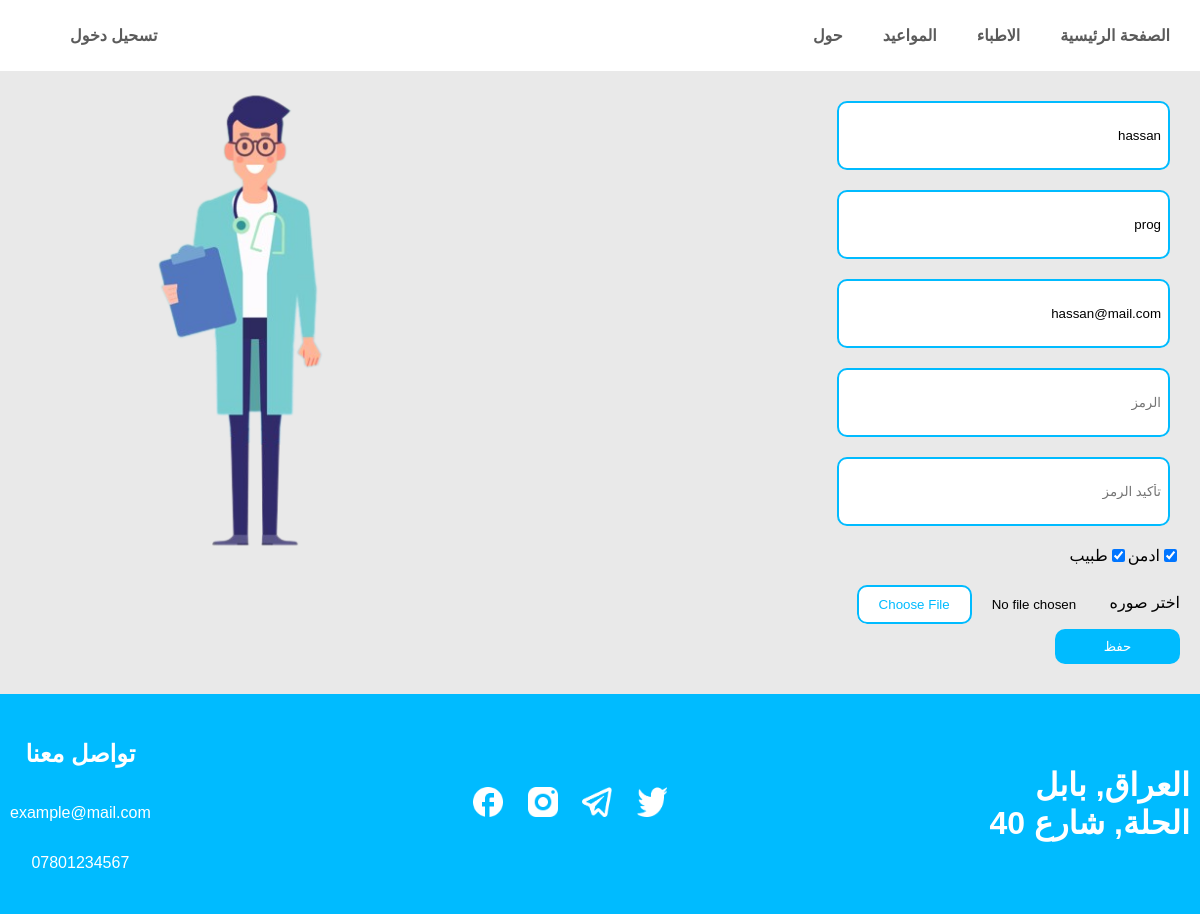
Screenshot of /edit/1 with the database file from the repository.
### User/models.py (models this page shows, shortened)
class User(AbstractUser):
    name = models.CharField(max_length=255)
    username = None
    email = models.EmailField(max_length=150, unique=True)
    password = models.CharField(max_length=500)
    image = models.ImageField(upload_to=f'{settings.MEDIA_ROOT}/media/photos', default='media/default.png', blank=True, null=True)
    is_superuser = models.BooleanField(default=False, null=True, blank=True)
    is_doctor = models.BooleanField(default=False, null=True, blank=True)
    specialty = models.CharField(max_length=255)
    USERNAME_FIELD = 'email'
    REQUIRED_FIELDS = ['name', 'password']

### User/views.py (the view)
# urls.py: path('edit/<int:doctor_id>', edit_doctor_view, name='edit'),
def edit_doctor_view(request, doctor_id):
    doctor = get_object_or_404(User, id=doctor_id)
    if request.method == 'POST':
        form = RegistrationForm(request.POST, request.FILES, instance=doctor)
        if form.is_valid():
            form.save()
            return redirect('doctors')
        context = {'form': form, 'doctors': doctor}
    else:
        if doctor_id:
            form = RegistrationForm(initial={
                'name': doctor.name, 'email': doctor.email, 'password1': doctor.password, 'password2': doctor.password, 'image': doctor.image, 'specialty': doctor.specialty, 'is_superuser': doctor.is_superuser, 'is_doctor': doctor.is_doctor,
            })
        else:
            form = RegistrationForm
        context = {'form': form}
    return render(request, 'register.html', context)

### User/forms.py
class RegistrationForm(UserCreationForm):
    name = forms.CharField(widget=widgets.TextInput(attrs={'class': 'text-field', 'placeholder': 'الاسم الكامل'}))
    email = forms.EmailField(widget=widgets.EmailInput(attrs={'class': 'text-field', 'placeholder': 'الايميل'}))
    password1 = forms.CharField(widget=widgets.PasswordInput(attrs={'class': 'text-field', 'placeholder': 'الرمز'}))
    password2 = forms.CharField(widget=widgets.PasswordInput(attrs={'class': 'text-field', 'placeholder': 'تأكيد الرمز'}))
    image = forms.ImageField(widget=widgets.FileInput(attrs={'class': 'file-field', 'accept': 'image/*'}), required=True)
    specialty = forms.CharField(widget=widgets.TextInput(attrs={'class': 'text-field', 'placeholder': 'التخصص'}), required=True)
    is_superuser = forms.BooleanField(widget=widgets.CheckboxInput(attrs={'class': 'check-field'}), required=False)
    is_doctor = forms.BooleanField(widget=widgets.CheckboxInput(attrs={'class': 'check-field'}), required=False)
    class Meta:
        model = User
        fields = ('name', 'email', 'password1', 'password2', 'image', 'specialty', 'is_superuser', 'is_doctor')
        error_messages = 'Error'

### templates/register.html (shortened to what this page needs)
{% extends 'index.html' %}
{% load static %}
{% block content %}
    <form action="" method="post" enctype="multipart/form-data">
        <div style="display:flex; flex-direction: row-reverse">
            <div class="register-page">
            {{ form.name }}
            {{ form.specialty }}
            {{ form.email }}
            {{ form.password1 }}
            {{ form.password2 }}
            <div>
                <div>
                    {{ form.is_superuser }}
                    <label for="id_is_superuser">ادمن</label>
                </div>
                <div>
                    {{ form.is_doctor }}
                    <label for="id_is_doctor">طبيب</label>
                </div>
            </div>
            <div>
                <label for="id_image">اختر صوره</label>
                {{ form.image }}
            </div>
        <button class="button" type="submit">حفظ</button>
        </div>
            <img src="/static/img/sign%20up.png" alt="" style="width: 40%;height: 40%">
        </div>
    </form>
{% endblock %}

### static/css/style.css (style rules this page uses)
body { background-color: #e9e9e9; font-family: 'Cairo', sans-serif; font-style: normal; max-height: max-content; margin: 0; display: block; height: 100%; }
.button { width: 125px; top: 23px; background: #00BBFF; border-radius: 10px; color: white; alignment: center; border: none; margin-bottom: 10px; padding: 10px 20px; text-decoration: none; font-family: 'Cairo', sans-serif; }
.text-field { height: 65px; width: 30%; border-radius: 10px; background-color: white; text-align: right; margin: 10px; padding: 0 7px; border: 2px solid #00BBFF; font-family: 'Cairo', sans-serif; }
.register-page { width: 68%; text-align: right; display: flex; flex-direction: column; align-items: end; justify-content: space-between; margin: 20px 0; padding-right: 20px; }
.register-page div { display: flex; flex-direction: row-reverse; justify-content: end; align-items: center; padding: 5px 0; }
.register-page .text-field { width: 45%; }
.file-field { padding-top: 5px; border-radius: 10px; -webkit-appearance: none; text-align: left; -webkit-rtl-ordering: logical; }

### rows the page displays
User: name "hassan", specialty "prog", email "hassan@mail.com", is_superuser "☑", is_doctor "☑"
